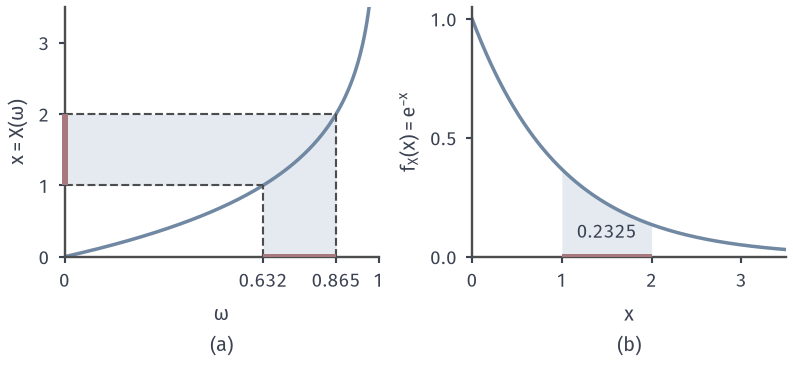

Recreate this plot in Python.
from pathlib import Path
import sys
ROOT = next(p for p in Path(__file__).resolve().parents if (p/"build.sh").is_file() and (p/"tex/book.tex").is_file())
sys.path.insert(0, str(ROOT/"figures/07-probability/02-measure-theoretic-probability/matplotlib/pspace-common"))
from pspace_common import *
# Target: Omega=[0,1) with length as probability, X(omega) = -ln(1-omega).
# Preimage of B=(1,2] is (1-e^{-1}, 1-e^{-2}], of length e^{-1}-e^{-2}; this equals the Exp(1) mass of (1,2].
fig, (a, b) = figure(width_mm=112, height_mm=52, ncols=2)
for ax in (a, b): style(ax)
w = np.linspace(0, 0.97, 400)
lo, hi = 1-np.exp(-1), 1-np.exp(-2)
xs = np.linspace(1, 2, 100)
a.fill_betweenx(xs, 0, 1-np.exp(-xs), color=BLUE_FILL, lw=0, zorder=0)
ws = np.linspace(lo, hi, 100)
a.fill_between(ws, 0, -np.log(1-ws), color=BLUE_FILL, lw=0, zorder=0)
a.plot(w, -np.log(1-w), color=BLUE, lw=1.4)
for v in (lo, hi):
    a.plot([v, v], [0, -np.log(1-v)], color=LINE, lw=.85, ls='--')
    a.plot([0, v], [-np.log(1-v)]*2, color=LINE, lw=.85, ls='--')
a.plot([lo, hi], [0, 0], color=RED, lw=2.4, solid_capstyle='butt', zorder=5)
a.plot([0, 0], [1, 2], color=RED, lw=2.4, solid_capstyle='butt', zorder=5, clip_on=False)
a.set_xlim(0, 1); a.set_ylim(0, 3.5)
a.set_xticks([0, lo, hi, 1]); a.set_xticklabels(['0', '0.632', '0.865', '1'])
a.set_yticks([0, 1, 2, 3])
a.set_ylabel(r'$x=X(\omega)$'); sub(a, 'a', r'$\omega$')
x = np.linspace(0, 3.5, 400)
b.fill_between(x, 0, np.exp(-x), where=(x >= 1) & (x <= 2), color=BLUE_FILL, lw=0)
b.plot(x, np.exp(-x), color=BLUE, lw=1.4)
b.plot([1, 2], [0, 0], color=RED, lw=2.4, solid_capstyle='butt', zorder=5)
b.text(1.5, 0.08, '0.2325', ha='center', fontsize=7.5, color=INK)
b.set_xlim(0, 3.5); b.set_ylim(0, 1.05); b.set_xticks([0, 1, 2, 3]); b.set_yticks([0, 0.5, 1])
b.set_ylabel(r'$f_X(x)=\mathrm{e}^{-x}$'); sub(b, 'b', '$x$')
p = np.exp(-1)-np.exp(-2); assert abs(p-0.23254) < 1e-4
save(fig, HERE(__file__), 'figure', {'preimage': [lo, hi], 'P(1<X<=2)': p})
